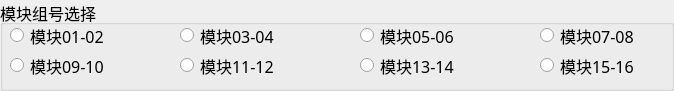
  <widget class="QGroupBox" name="groupBox_8">
   <property name="enabled">
    <bool>true</bool>
   </property>
   <property name="geometry">
    <rect>
     <x>10</x>
     <y>19</y>
     <width>674</width>
     <height>91</height>
    </rect>
   </property>
   <property name="maximumSize">
    <size>
     <width>16777215</width>
     <height>16777215</height>
    </size>
   </property>
   <property name="font">
    <font>
     <pointsize>12</pointsize>
    </font>
   </property>
   <property name="title">
    <string>模块组号选择</string>
   </property>
   <widget class="QRadioButton" name="radioButton0506">
    <property name="geometry">
     <rect>
      <x>360</x>
      <y>20</y>
      <width>124</width>
      <height>31</height>
     </rect>
    </property>
    <property name="font">
     <font>
      <family>微软雅黑</family>
      <pointsize>12</pointsize>
     </font>
    </property>
    <property name="text">
     <string>模块05-06</string>
    </property>
   </widget>
   <widget class="QRadioButton" name="radioButton0910">
    <property name="geometry">
     <rect>
      <x>10</x>
      <y>50</y>
      <width>124</width>
      <height>31</height>
     </rect>
    </property>
    <property name="font">
     <font>
      <family>微软雅黑</family>
      <pointsize>12</pointsize>
     </font>
    </property>
    <property name="text">
     <string>模块09-10</string>
    </property>
   </widget>
   <widget class="QRadioButton" name="radioButton1314">
    <property name="geometry">
     <rect>
      <x>360</x>
      <y>50</y>
      <width>124</width>
      <height>31</height>
     </rect>
    </property>
    <property name="font">
     <font>
      <family>微软雅黑</family>
      <pointsize>12</pointsize>
     </font>
    </property>
    <property name="text">
     <string>模块13-14</string>
    </property>
   </widget>
   <widget class="QRadioButton" name="radioButton0708">
    <property name="geometry">
     <rect>
      <x>540</x>
      <y>20</y>
      <width>124</width>
      <height>31</height>
     </rect>
    </property>
    <property name="font">
     <font>
      <family>微软雅黑</family>
      <pointsize>12</pointsize>
     </font>
    </property>
    <property name="text">
     <string>模块07-08</string>
    </property>
   </widget>
   <widget class="QRadioButton" name="radioButton0304">
    <property name="geometry">
     <rect>
      <x>180</x>
      <y>20</y>
      <width>124</width>
      <height>31</height>
     </rect>
    </property>
    <property name="font">
     <font>
      <family>微软雅黑</family>
      <pointsize>12</pointsize>
     </font>
    </property>
    <property name="text">
     <string>模块03-04</string>
    </property>
   </widget>
   <widget class="QRadioButton" name="radioButton0102">
    <property name="geometry">
     <rect>
      <x>10</x>
      <y>20</y>
      <width>124</width>
      <height>31</height>
     </rect>
    </property>
    <property name="font">
     <font>
      <family>微软雅黑</family>
      <pointsize>12</pointsize>
     </font>
    </property>
    <property name="text">
     <string>模块01-02</string>
    </property>
   </widget>
   <widget class="QRadioButton" name="radioButton1112">
    <property name="geometry">
     <rect>
      <x>180</x>
      <y>50</y>
      <width>124</width>
      <height>31</height>
     </rect>
    </property>
    <property name="font">
     <font>
      <family>微软雅黑</family>
      <pointsize>12</pointsize>
     </font>
    </property>
    <property name="text">
     <string>模块11-12</string>
    </property>
   </widget>
   <widget class="QRadioButton" name="radioButton1516">
    <property name="geometry">
     <rect>
      <x>540</x>
      <y>50</y>
      <width>124</width>
      <height>31</height>
     </rect>
    </property>
    <property name="font">
     <font>
      <family>微软雅黑</family>
      <pointsize>12</pointsize>
     </font>
    </property>
    <property name="text">
     <string>模块15-16</string>
    </property>
   </widget>
  </widget>
